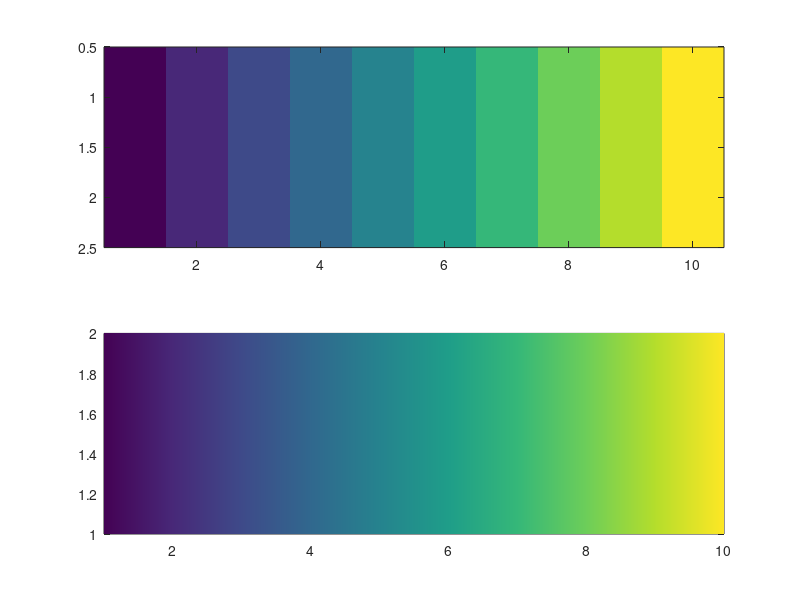

Reproduce this figure in MATLAB.
clear all
close all
clc

x = 1:10;
y = 1:2;

for i=1:length(x)
    for j=1:length(y)
        z(j,i)=i;
    end
end

subplot(2,1,1)
imagesc(x,y,z)


subplot(2,1,2)
pcolor(x,y,z)
shading interp